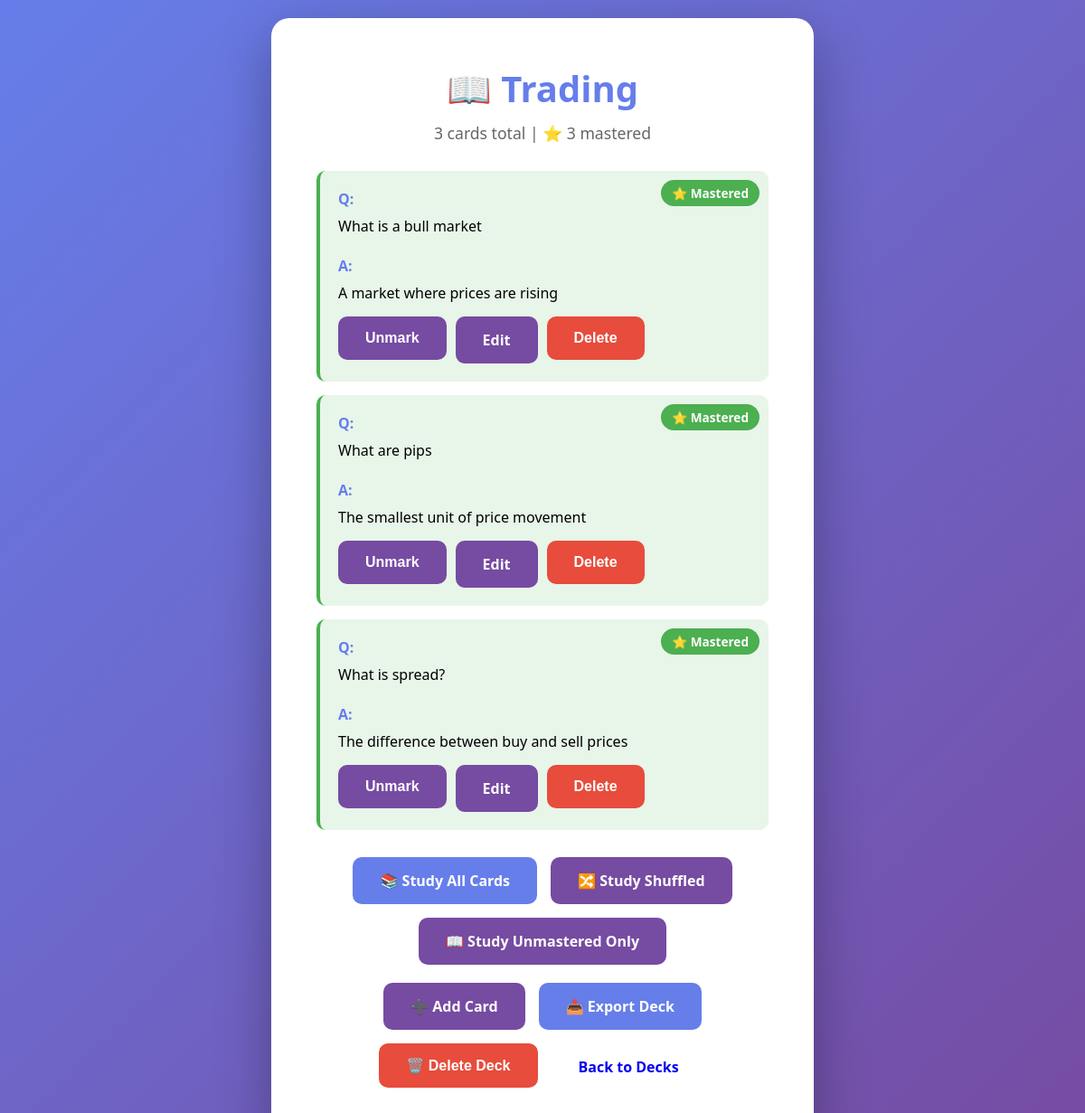
/deck/1, run on the app's committed database.
### flashcard.py (models this page shows)
class Deck(db.Model):
    id = db.Column(db.Integer, primary_key=True)
    name = db.Column(db.String(100), nullable=False)
    cards = db.relationship('Card', backref='deck', lazy=True, cascade='all, delete-orphan')

class Card(db.Model):
    id = db.Column(db.Integer, primary_key=True)
    question = db.Column(db.Text, nullable=False)
    answer = db.Column(db.Text, nullable=False)
    mastered = db.Column(db.Boolean, default=False)
    deck_id = db.Column(db.Integer, db.ForeignKey('deck.id'), nullable=False)

### flashcard.py (the view)
@app.route('/deck/<int:deck_id>')
def view_deck(deck_id):
    deck = Deck.query.get_or_404(deck_id)
    mastered_count = sum(1 for card in deck.cards if card.mastered)
    return render_template('view_deck.html', deck=deck, mastered_count=mastered_count)

### templates/view_deck.html (shortened to what this page needs)
<!DOCTYPE html>
<html lang="en">
<head>
    <link rel="stylesheet" href="{{ url_for('static', filename='style.css') }}">
</head>
<body>
    <div class="container">
        <h1>📖 {{ deck.name }}</h1>
        <p>{{ deck.cards|length }} cards total | ⭐ {{ mastered_count }} mastered</p>
        {% if deck.cards %}
            <div class="card-list">
                {% for card in deck.cards %}
                <div class="flashcard {% if card.mastered %}mastered-card{% endif %}">
                    {% if card.mastered %}
                        <span class="mastered-badge">⭐ Mastered</span>
                    {% endif %}
                    <strong>Q:</strong> {{ card.question }}
                    <br><br>
                    <strong>A:</strong> {{ card.answer }}
                    <div class="flashcard-actions">
                        <form method="POST" action="/card/{{ card.id }}/toggle-mastered" style="display:inline;">
                            <button type="submit" class="btn {% if card.mastered %}btn-secondary{% else %}btn-primary{% endif %}">
                                {% if card.mastered %}
                                    Unmark
                                {% else %}
                                    ⭐ Mark as Mastered
                                {% endif %}
                            </button>
                        </form>
                        <a href="/card/{{ card.id }}/edit" class="btn btn-secondary">Edit</a>
                        <form method="POST" action="/card/{{ card.id }}/delete" style="display:inline;" onsubmit="return confirm('Delete this card?');">
                            <button type="submit" class="btn btn-danger">Delete</button>
                        </form>
                    </div>
                </div>
                {% endfor %}
            </div>
            <div class="buttons">
                <a href="/deck/{{ deck.id }}/study" class="btn btn-primary">📚 Study All Cards</a>
                <a href="/deck/{{ deck.id }}/study?shuffle=true" class="btn btn-secondary">🔀 Study Shuffled</a>
                <a href="/deck/{{ deck.id }}/study?unmastered=true" class="btn btn-secondary">📖 Study Unmastered Only</a>
            </div>
        {% else %}
            <p>No cards yet! Add your first card.</p>
        {% endif %}
        <div class="buttons">
            <a href="/deck/{{ deck.id }}/add-card" class="btn btn-secondary">➕ Add Card</a>
            <a href="/deck/{{ deck.id }}/export" class="btn btn-primary">📤 Export Deck</a>
            <form method="POST" action="/deck/{{ deck.id }}/delete" style="display:inline;" onsubmit="return confirm('Delete entire deck and all cards?');">
                <button type="submit" class="btn btn-danger">🗑️ Delete Deck</button>
            </form>
            <a href="/decks" class="btn">Back to Decks</a>
        </div>
    </div>
</body>
</html>

### static/style.css (style rules this page uses)
* { margin: 0; padding: 0; box-sizing: border-box; }
body { font-family: 'Segoe UI', Tahoma, Geneva, Verdana, sans-serif; background: linear-gradient(135deg, #667eea 0%, #764ba2 100%); min-height: 100vh; display: flex; justify-content: center; align-items: center; padding: 20px; }
.container { background: white; padding: 50px; border-radius: 20px; box-shadow: 0 20px 60px rgba(0,0,0,0.3); text-align: center; max-width: 600px; width: 100%; }
h1 { color: #667eea; margin-bottom: 10px; font-size: 2.5em; }
p { color: #666; margin-bottom: 30px; font-size: 1.1em; }
.buttons { display: flex; gap: 15px; flex-wrap: wrap; justify-content: center; margin-top: 20px; }
.btn { padding: 15px 30px; text-decoration: none; border-radius: 10px; font-weight: bold; transition: all 0.3s ease; border: none; cursor: pointer; font-size: 1em; display: inline-block; }
.btn-primary { background: #667eea; color: white; }
.btn-secondary { background: #764ba2; color: white; }
.btn-danger { background: #e74c3c; color: white; }
.card-list { display: grid; gap: 15px; margin: 30px 0; }
.flashcard { background: #f8f9fa; padding: 20px; border-radius: 10px; border-left: 4px solid #764ba2; text-align: left; position: relative; }
.flashcard.mastered-card { background: #e8f5e9; border-left-color: #4caf50; }
.mastered-badge { position: absolute; top: 10px; right: 10px; background: #4caf50; color: white; padding: 5px 12px; border-radius: 20px; font-size: 0.85em; font-weight: bold; }
.flashcard strong { color: #667eea; display: block; margin-bottom: 8px; }
.flashcard-actions { display: flex; gap: 10px; margin-top: 15px; flex-wrap: wrap; }

### data on the page
Deck: name "Trading"
Card: mastered "⭐ Mastered", question "What is a bull market", answer "A market where prices are rising"
Card: mastered "⭐ Mastered", question "What are pips", answer "The smallest unit of price movement"
Card: mastered "⭐ Mastered", question "What is spread?", answer "The difference between buy and sell prices"

### other printed values
{{ deck.cards|length }} "3"
{{ mastered_count }} "3"
